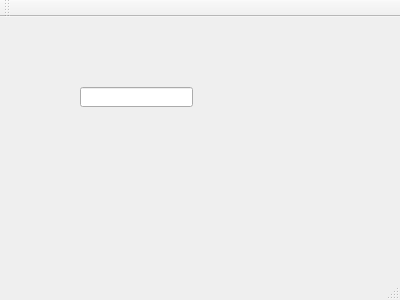
<?xml version="1.0" encoding="UTF-8"?>
<ui version="4.0">
 <class>MainWindow</class>
 <widget class="QMainWindow" name="MainWindow">
  <property name="geometry">
   <rect>
    <x>0</x>
    <y>0</y>
    <width>400</width>
    <height>300</height>
   </rect>
  </property>
  <property name="windowTitle">
   <string>MainWindow</string>
  </property>
  <widget class="QWidget" name="centralWidget">
   <widget class="QLineEdit" name="lineEdit">
    <property name="geometry">
     <rect>
      <x>80</x>
      <y>70</y>
      <width>113</width>
      <height>20</height>
     </rect>
    </property>
   </widget>
  </widget>
  <widget class="QMenuBar" name="menuBar">
   <property name="geometry">
    <rect>
     <x>0</x>
     <y>0</y>
     <width>400</width>
     <height>23</height>
    </rect>
   </property>
  </widget>
  <widget class="QToolBar" name="mainToolBar">
   <attribute name="toolBarArea">
    <enum>TopToolBarArea</enum>
   </attribute>
   <attribute name="toolBarBreak">
    <bool>false</bool>
   </attribute>
  </widget>
  <widget class="QStatusBar" name="statusBar"/>
 </widget>
 <layoutdefault spacing="6" margin="11"/>
 <resources/>
 <connections/>
</ui>
